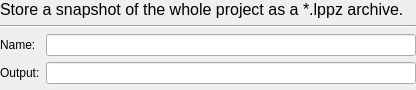
<?xml version="1.0" encoding="UTF-8"?>
<ui version="4.0">
 <class>librepcb::editor::LppzOutputJobWidget</class>
 <widget class="QWidget" name="librepcb::editor::LppzOutputJobWidget">
  <property name="geometry">
   <rect>
    <x>0</x>
    <y>0</y>
    <width>416</width>
    <height>90</height>
   </rect>
  </property>
  <property name="windowTitle">
   <string>Form</string>
  </property>
  <layout class="QFormLayout" name="formLayout">
   <property name="fieldGrowthPolicy">
    <enum>QFormLayout::AllNonFixedFieldsGrow</enum>
   </property>
   <property name="leftMargin">
    <number>0</number>
   </property>
   <property name="topMargin">
    <number>0</number>
   </property>
   <property name="rightMargin">
    <number>0</number>
   </property>
   <property name="bottomMargin">
    <number>0</number>
   </property>
   <item row="0" column="0" colspan="2">
    <widget class="QLabel" name="label">
     <property name="font">
      <font>
       <pointsize>12</pointsize>
      </font>
     </property>
     <property name="text">
      <string>Store a snapshot of the whole project as a *.lppz archive.</string>
     </property>
     <property name="wordWrap">
      <bool>true</bool>
     </property>
    </widget>
   </item>
   <item row="1" column="0" colspan="2">
    <widget class="Line" name="line">
     <property name="orientation">
      <enum>Qt::Horizontal</enum>
     </property>
    </widget>
   </item>
   <item row="2" column="0">
    <widget class="QLabel" name="label_4">
     <property name="text">
      <string>Name:</string>
     </property>
    </widget>
   </item>
   <item row="2" column="1">
    <widget class="QLineEdit" name="edtName"/>
   </item>
   <item row="3" column="0">
    <widget class="QLabel" name="label_3">
     <property name="text">
      <string>Output:</string>
     </property>
    </widget>
   </item>
   <item row="3" column="1">
    <widget class="QLineEdit" name="edtOutput"/>
   </item>
  </layout>
 </widget>
 <resources/>
 <connections/>
</ui>
